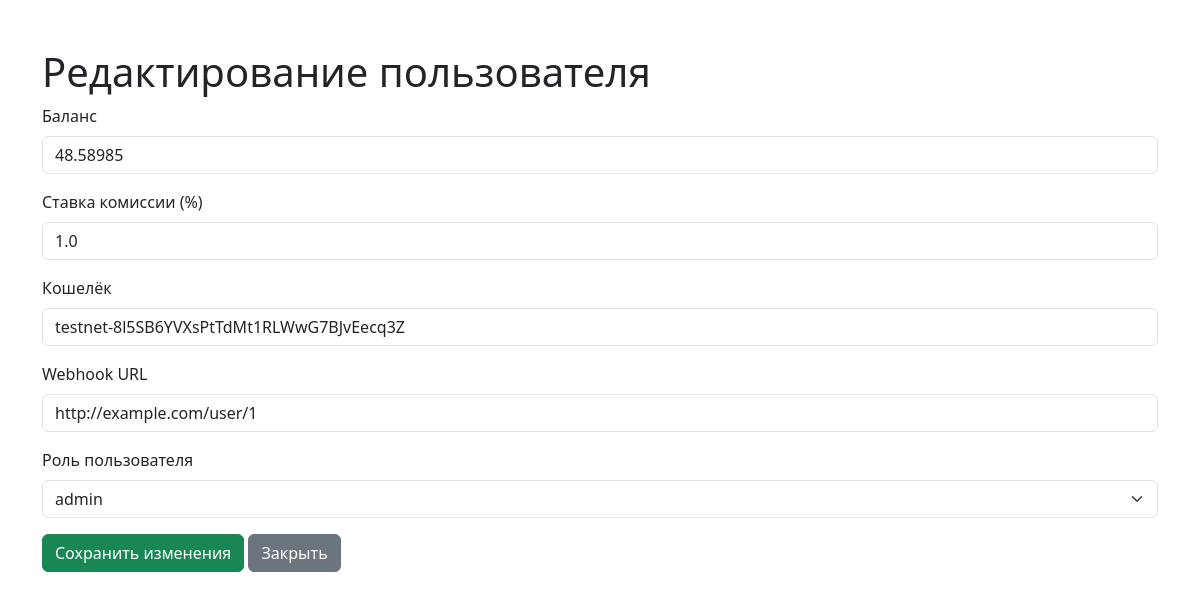
Before: /admin/users/edit/1 (signed in) with the older database file.
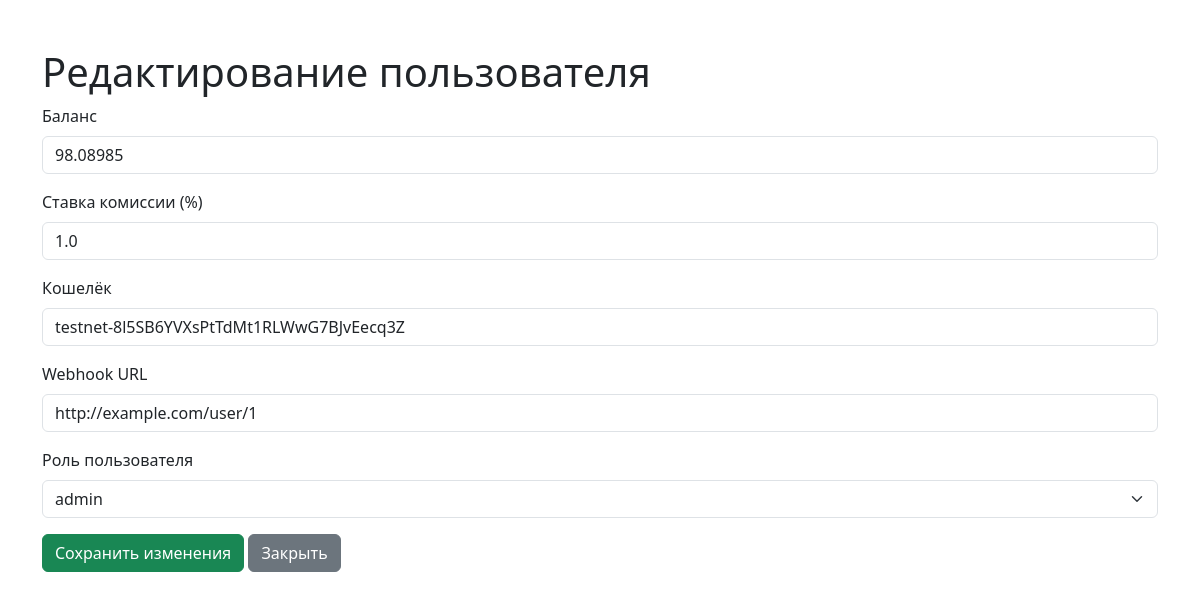
After: the same page with the newer database file.
### app.py (models this page shows, shortened)
class User(db.Model):
    id = db.Column(db.Integer, primary_key=True)
    username = db.Column(db.String(80), unique=True, nullable=False)
    password = db.Column(db.String(128), nullable=False)
    role = db.Column(db.String(20), nullable=False, default='user')
    balance = db.Column(db.Float, nullable=False, default=0.0)
    commission_rate = db.Column(db.Float, nullable=False, default=0.01)
    wallet = db.Column(db.String(256), nullable=True)
    webhook_url = db.Column(db.String(256), nullable=True)

### app.py (the view, shortened to what this page needs)
@app.route('/admin/users/edit/<int:user_id>', methods=['GET', 'POST'])
def edit_user(user_id):
    if session.get('role') != 'admin':
        if session.get('role') != 'user':
            return redirect(url_for('login'))
        else:
            return redirect(url_for('admin_transactions'))
    form = UserForm()
    user = User.query.get_or_404(user_id)
    return render_template('edit_user.html', user=user, form=form)

### app.py
class UserForm(FlaskForm):
    submit = SubmitField('Register')

### templates/edit_user.html (shortened to what this page needs)
<!DOCTYPE html>
<html lang="ru">
<head>
    <link rel="stylesheet" href="https://cdn.jsdelivr.net/npm/bootstrap@5.3.0/dist/css/bootstrap.min.css">
</head>
<body>
    <div class="container mt-5">
        <h1>Редактирование пользователя</h1>
        <form method="POST">
            <div class="mb-3">
                <label for="balance" class="form-label">Баланс</label>
                <input type="number" step="0.01" class="form-control" id="balance" name="balance" value="{{ user.balance }}" required>
            </div>
            <div class="mb-3">
                <label for="commission_rate" class="form-label">Ставка комиссии (%)</label>
                <input type="number" step="0.01" class="form-control" id="commission_rate" name="commission_rate" value="{{ user.commission_rate * 100 }}" required>
            </div>
            <div class="mb-3">
                <label for="wallet" class="form-label">Кошелёк</label>
                <input class="form-control" id="wallet" name="wallet" value="{{ user.wallet }}" required>
            </div>
            <div class="mb-3">
                <label for="webhook_url" class="form-label">Webhook URL</label>
                <input type="url" class="form-control" id="webhook_url" name="webhook_url" value="{{ user.webhook_url }}">
            </div>
            <div class="mb-3">
                <label for="status" class="form-label">Роль пользователя</label>
                <select id="role" name="role" class="form-select">
                    <option value="{{ user.role }}">{{ user.role }}</option>
                </select>
            </div>
            <button type="submit" class="btn btn-success">Сохранить изменения</button>
            <a href="/admin/users" class="btn btn-secondary">Закрыть</a>
        </form>
    </div>
</body>
</html>

Changed rows visible on the page:
changed User "testnet-8l5SB6YVXsPtTdMt1RLWwG7BJvEecq3Z": balance "48.58985" → "98.08985"
